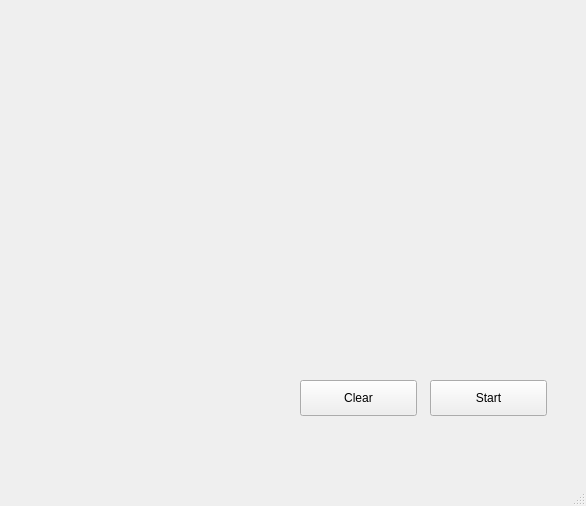
<?xml version="1.0" encoding="UTF-8"?>
<ui version="4.0">
 <class>MainWindow</class>
 <widget class="QMainWindow" name="MainWindow">
  <property name="geometry">
   <rect>
    <x>0</x>
    <y>0</y>
    <width>586</width>
    <height>506</height>
   </rect>
  </property>
  <property name="windowTitle">
   <string>MainWindow</string>
  </property>
  <widget class="QWidget" name="centralwidget">
   <widget class="QWidget" name="verticalLayoutWidget">
    <property name="geometry">
     <rect>
      <x>10</x>
      <y>10</y>
      <width>571</width>
      <height>361</height>
     </rect>
    </property>
    <layout class="QVBoxLayout" name="verticalLayout"/>
   </widget>
   <widget class="QPushButton" name="clearBtn">
    <property name="geometry">
     <rect>
      <x>300</x>
      <y>380</y>
      <width>117</width>
      <height>36</height>
     </rect>
    </property>
    <property name="text">
     <string>Clear</string>
    </property>
   </widget>
   <widget class="QPushButton" name="startBtn">
    <property name="geometry">
     <rect>
      <x>430</x>
      <y>380</y>
      <width>117</width>
      <height>36</height>
     </rect>
    </property>
    <property name="text">
     <string>Start</string>
    </property>
   </widget>
  </widget>
  <widget class="QMenuBar" name="menubar">
   <property name="geometry">
    <rect>
     <x>0</x>
     <y>0</y>
     <width>586</width>
     <height>33</height>
    </rect>
   </property>
  </widget>
  <widget class="QStatusBar" name="statusbar"/>
 </widget>
 <resources/>
 <connections/>
</ui>
